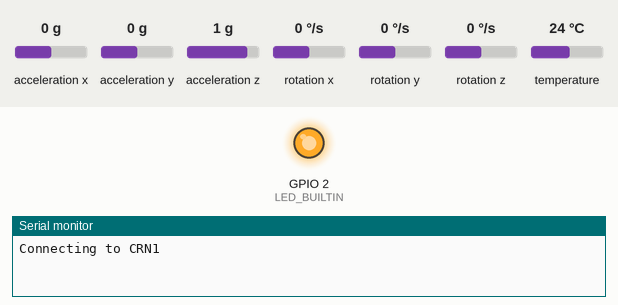
Recording of a sketch running on a simulated ESP8266 (NodeMCU). On the bench: output pins drawn as LEDs (lit = HIGH, except the on-board LED, lit = LOW), the last lines printed to the serial monitor. The test bench sets the inputs (shaded band); at power-on: acceleration x 0 g, acceleration y 0 g, acceleration z 1 g, rotation x 0 °/s, rotation y 0 °/s, rotation z 0 °/s, temperature 24 °C. WiFi joins after 1.5 s; servers stay silent unless stated; pins used as bus, display or sensor lines are not drawn.

Above: at 0.1 s.
At 4.8 s:
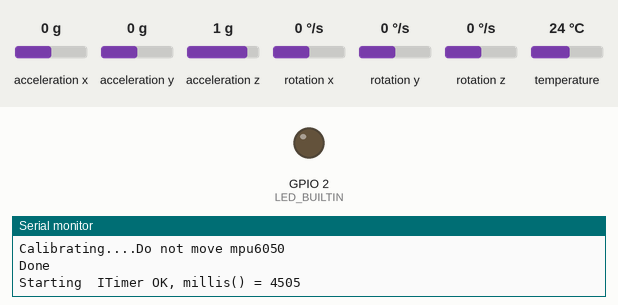
Timing chart, 0 to 6.3 s (numbered marks = the images above):
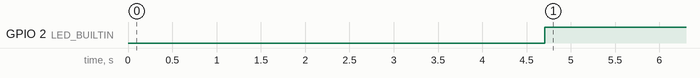

The sketch:

ER_Bot_ESP07_Socket.ino
```cpp
// Some constants to setup timers
#define TIMER_INTERRUPT_DEBUG         0
#define TIMERINTERRUPT_LOGLEVEL     0

// Select a Timer Clock
#define USING_TIM_DIV1                false           // for shortest and most accurate timer
#define USING_TIM_DIV16               false           // for medium time and medium accurate timer
#define USING_TIM_DIV256              true            // for longest timer but least accurate. Default

#include "ESP8266TimerInterrupt.h"
#include <Adafruit_MPU6050.h>
#include <Adafruit_Sensor.h>
#include <Wire.h>
#include <ESP8266WiFi.h>
#include <ArduinoWebsockets.h>

// Reset pins for mega and nano
#define rst_mega 13
#define rst_nano 14

// ssid and password of ER controller AP
const char* ssid = "CRN1";
const char* password = "robocon2k23";
int port = 80;

using namespace websockets;

WebsocketsClient client;

String msg;
String subnet;

float z = 0;
sensors_event_t a, g, temp;
float vel_z;
float cur_z;

float err_z;

Adafruit_MPU6050 mpu;

#define TIMER_INTERVAL_MS        500   //1000

ESP8266Timer ITimer;

void TimerHandler()
{
  vel_z = g.gyro.z - err_z;
  cur_z = vel_z*0.573;
  z = (fabs(cur_z)>0.03)?z + (cur_z):z;
}

void setup()
{
  // Initializing serial interfaces
  Serial.begin(115200);

  pinMode(LED_BUILTIN, OUTPUT);
  pinMode(rst_mega, OUTPUT);
  pinMode(rst_nano, OUTPUT);

  digitalWrite(LED_BUILTIN, LOW);
  digitalWrite(rst_mega, HIGH);
  digitalWrite(rst_nano, HIGH);

  // Connecting to WiFi
  Serial.print("Connecting to ");
  Serial.println(ssid);
  WiFi.begin(ssid, password);
  while (WiFi.status() != WL_CONNECTED)
  {
    delay(500);
    Serial.print(".");
  }
  Serial.println("");
  Serial.println("Connected to WiFi");

  // Fetching IP Address
  IPAddress localIp = WiFi.localIP();
  subnet = String(localIp[0]) + "." + String(localIp[1]) + "." + String(localIp[2]) + ".1";
  Serial.println(subnet);

  //mpu settings
  mpu.enableSleep(false);
  mpu.enableCycle(false);
  mpu.begin();
  mpu.setAccelerometerRange(MPU6050_RANGE_8_G);
  mpu.setGyroRange(MPU6050_RANGE_500_DEG);
  mpu.setFilterBandwidth(MPU6050_BAND_21_HZ);
  Serial.println("");
  delay(1000);

  //Calibrating MPU6050
  Serial.println("Calibrating....Do not move mpu6050");
  mpu.getEvent(&a, &g, &temp);
  err_z = g.gyro.z;
  Serial.println("Done");
  Serial.println("");
  delay(2000);
  pinMode(LED_BUILTIN, OUTPUT);

  //Enabling timer
  if (ITimer.attachInterruptInterval(TIMER_INTERVAL_MS * 20, TimerHandler))
  {
    Serial.print(F("Starting  ITimer OK, millis() = ")); Serial.println(millis());
  }
  else
    Serial.println(F("Can't set ITimer. Select another freq. or timer"));

  // Connect client to server at port 80
  bool connected = client.connect(subnet, 80, "/");

  // Callback function to be executed when client recieves data
  client.onMessage([](WebsocketsMessage message){
    msg = message.data();

    // Arduino Mega reset logic
    if(msg == "rst_mega")
      digitalWrite(rst_mega, LOW);
    else
      digitalWrite(rst_mega, HIGH);

    // Arduino Nano reset logic
    if(msg == "rst_nano")
      digitalWrite(rst_nano, LOW);
    else
      digitalWrite(rst_nano, HIGH);

    //Reseting MPU on command
    if(msg == "rst_mpu")
      z = 0;

    // Wifi strength check
    long rssi = WiFi.RSSI();
    msg = msg + " " + String(z);
    if (rssi <= -80)
      Serial.println("val 0.00 0.00 0.00 0 0 0 0 0 0"+String(z));
    else
      Serial.println(msg);
  });
}

#define CHECK_INTERVAL_MS     10000L
#define CHANGE_INTERVAL_MS    20000L

void loop()
{
  // Keep checking for new message from server
  if(client.available()) {
    digitalWrite(LED_BUILTIN, HIGH);
    client.poll();
  }
  else {
    digitalWrite(LED_BUILTIN, LOW);
    bool connected = client.connect(subnet, 80, "/");
  }
  mpu.getEvent(&a, &g, &temp);
}
```

Measured:
- by itself, GPIO 2 (LED_BUILTIN): LOW → HIGH at 4.7 s
